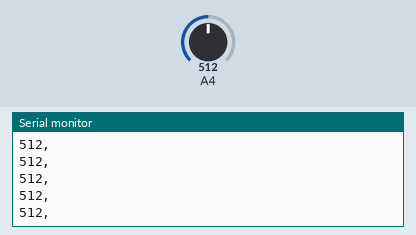
Simulated run of this sketch. Board: Arduino Uno, built with avr-gcc and run on an emulated ATmega328P. On the bench: the last lines printed to the serial monitor. Inputs (shaded band) come from the test bench; at power-on: A4 = 512.

Above: at 1.4 s.
1.5 s: A4 set to 716
At 1.81 s:
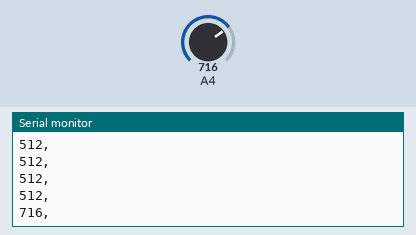
3.0 s: A4 set to 900
At 3.01 s:
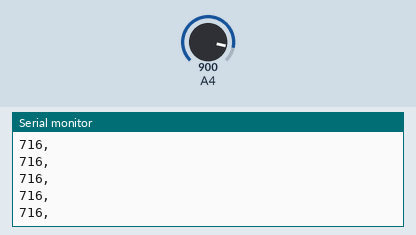
Timing chart, 0 to 6.0 s (numbered marks = the images above; inputs shaded):
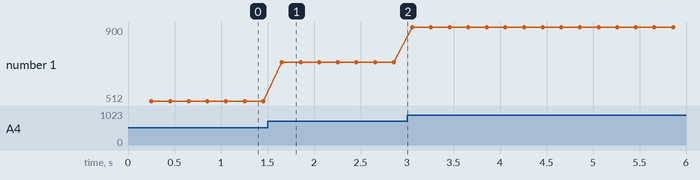

The sketch:

sickdt50_reader.ino
```cpp
/* FILE: sickdt50_reader
 * AUTHOR: William Willie Wells
 * DATE: May 2016
 *
 * Initialization time ≤ 250 ms
 * Response time ≤ 15ms.
 */

// begin serial output:
void setup(){ delay(250); Serial.begin(9600); }

// 10-bit analog stored
unsigned int q_analog;

// read from Sick DT50 and output via serial port:
void loop(){
  // read input: 6 bits of resolution lost
  q_analog = analogRead(A4);

  // write output
  Serial.print("\r\n");
  Serial.print(q_analog);
  Serial.print(", ");

  // set loop frequency
  delay(200);
}
```

Measured:
- after the input at 1.5 s, the serial monitor: prints a new line after 0.15 s (image 1)
- plotted number 1: 512 → 716 after the input at 1.5 s, 716 → 900 after the input at 3.0 s
